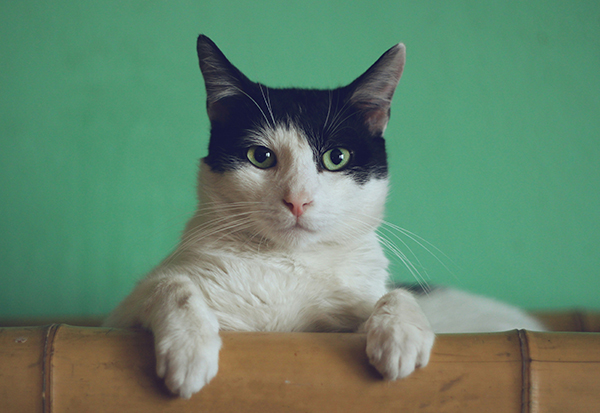
#> input picture images/Cat2.jpg, 600 x 413 px
$ python rotated.py
#> lines starting #> are read from the running program, lines starting #| are printed output that depends on the picture
import cv2 as cv
import numpy as np

img = cv.imread('../images/Cat2.jpg')
#> img is the input picture: shape (413, 600, 3); mean B, G, R 108.4, 133.2, 99.7

cv.imshow('Boston', img)

# Rotation
def rotate (img, angle, rotPoint=None):
#> called with angle = 45, rotPoint = (250, 250)
    (height, width) = img.shape[:2]
#> height = 413; width = 600
    # Rotation Point (center)
    if rotPoint is None:
        rotPoint = (width // 2, height // 2) # center of the image
    # Rotation Matrix
    rotMat = cv.getRotationMatrix2D (center=rotPoint, angle=angle, scale=1.0)
    dimension = (width, height)
#> dimension = (600, 413)
    return cv.warpAffine(img, rotMat, dimension)
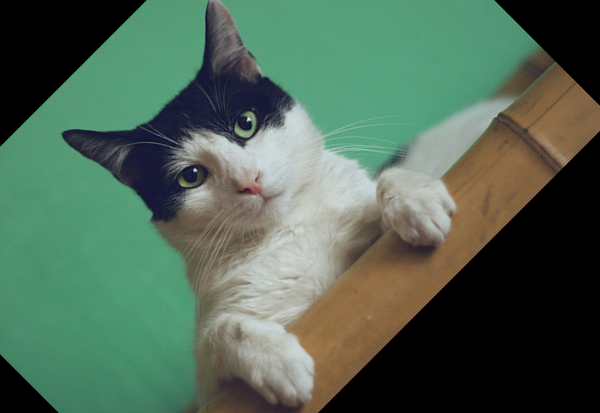
#> returned value: shape (413, 600, 3); mean of channels 0, 1, 2 85.2, 102.8, 79.9; drawn as B, G, R

rotated = rotate (img, 45, (250, 250))
cv.imshow("rotated", rotated)

cv.waitKey(0)
